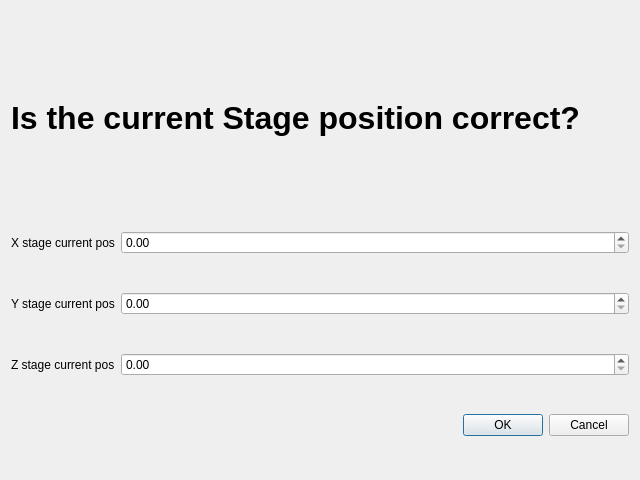
<?xml version="1.0" encoding="UTF-8"?>
<ui version="4.0">
 <class>Dialog</class>
 <widget class="QDialog" name="Dialog">
  <property name="geometry">
   <rect>
    <x>0</x>
    <y>0</y>
    <width>640</width>
    <height>480</height>
   </rect>
  </property>
  <property name="windowTitle">
   <string>Dialog</string>
  </property>
  <layout class="QGridLayout" name="gridLayout">
   <item row="3" column="1">
    <widget class="QDoubleSpinBox" name="Zpos">
     <property name="maximum">
      <double>150.000000000000000</double>
     </property>
    </widget>
   </item>
   <item row="2" column="1">
    <widget class="QDoubleSpinBox" name="Ypos"/>
   </item>
   <item row="3" column="0">
    <widget class="QLabel" name="label_3">
     <property name="text">
      <string>Z stage current pos</string>
     </property>
    </widget>
   </item>
   <item row="2" column="0">
    <widget class="QLabel" name="label_2">
     <property name="text">
      <string>Y stage current pos</string>
     </property>
    </widget>
   </item>
   <item row="1" column="1">
    <widget class="QDoubleSpinBox" name="Xpos">
     <property name="maximum">
      <double>300.000000000000000</double>
     </property>
    </widget>
   </item>
   <item row="1" column="0">
    <widget class="QLabel" name="label">
     <property name="text">
      <string>X stage current pos</string>
     </property>
    </widget>
   </item>
   <item row="4" column="1">
    <widget class="QDialogButtonBox" name="buttonBox">
     <property name="orientation">
      <enum>Qt::Horizontal</enum>
     </property>
     <property name="standardButtons">
      <set>QDialogButtonBox::Cancel|QDialogButtonBox::Ok</set>
     </property>
    </widget>
   </item>
   <item row="0" column="0" colspan="2">
    <widget class="QLabel" name="label_4">
     <property name="maximumSize">
      <size>
       <width>16777215</width>
       <height>150</height>
      </size>
     </property>
     <property name="font">
      <font>
       <pointsize>24</pointsize>
       <weight>75</weight>
       <bold>true</bold>
      </font>
     </property>
     <property name="text">
      <string>Is the current Stage position correct?</string>
     </property>
    </widget>
   </item>
  </layout>
 </widget>
 <resources/>
 <connections>
  <connection>
   <sender>buttonBox</sender>
   <signal>accepted()</signal>
   <receiver>Dialog</receiver>
   <slot>accept()</slot>
   <hints>
    <hint type="sourcelabel">
     <x>248</x>
     <y>254</y>
    </hint>
    <hint type="destinationlabel">
     <x>157</x>
     <y>274</y>
    </hint>
   </hints>
  </connection>
  <connection>
   <sender>buttonBox</sender>
   <signal>rejected()</signal>
   <receiver>Dialog</receiver>
   <slot>reject()</slot>
   <hints>
    <hint type="sourcelabel">
     <x>316</x>
     <y>260</y>
    </hint>
    <hint type="destinationlabel">
     <x>286</x>
     <y>274</y>
    </hint>
   </hints>
  </connection>
 </connections>
</ui>
